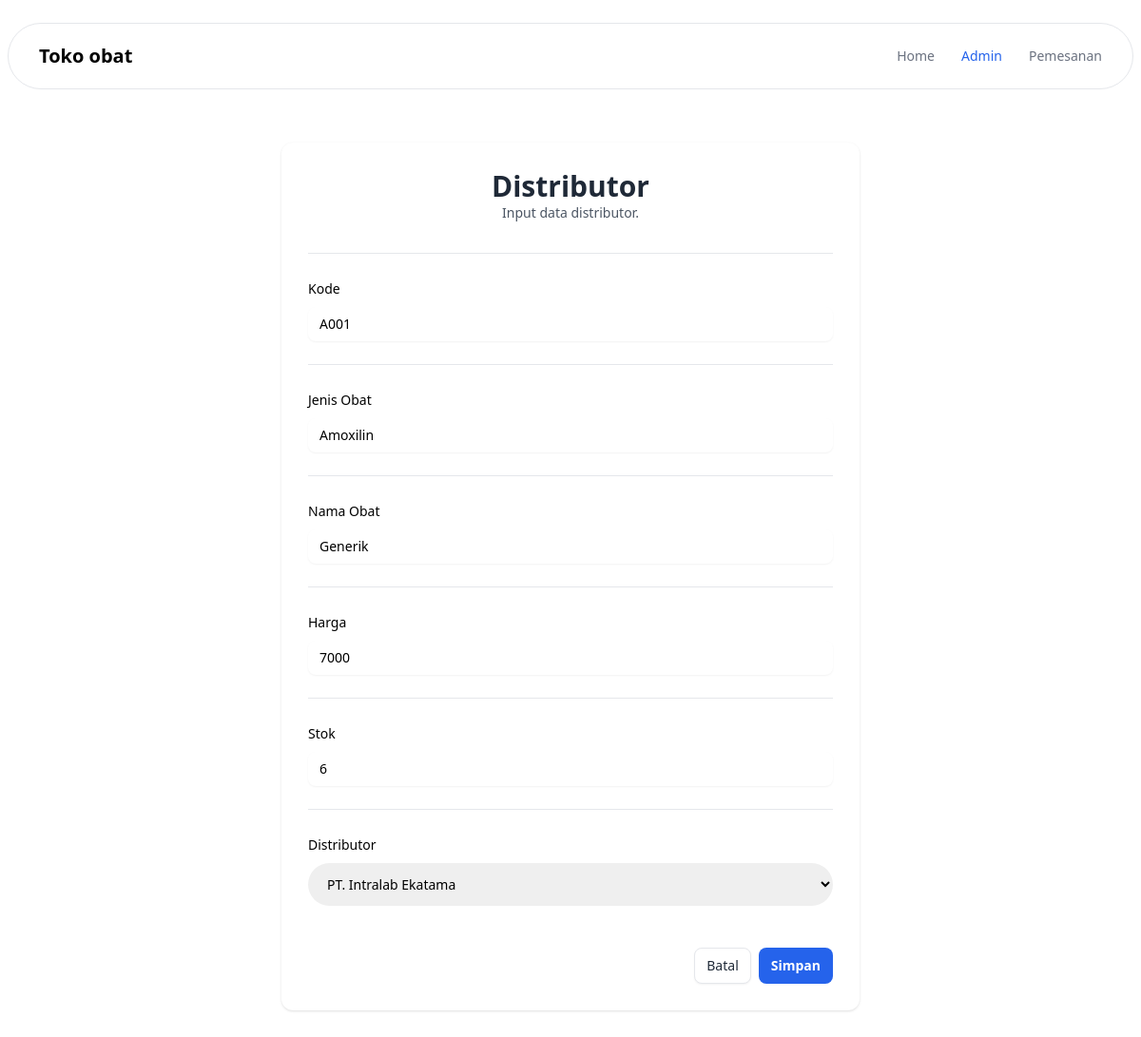
The page /obat/edit.php?id=4 on the database its author committed.
### tables this page shows
CREATE TABLE `t_obat` (
  `id` int(11) NOT NULL,
  `kode` varchar(255) NOT NULL,
  `jenis` varchar(255) NOT NULL,
  `nama` varchar(255) NOT NULL,
  `harga` int(11) NOT NULL,
  `stok` int(11) NOT NULL,
  `id_distributor` int(11) NOT NULL
);

CREATE TABLE `t_distributor` (
  `id` int(11) NOT NULL,
  `kode` varchar(255) DEFAULT NULL,
  `nama` varchar(255) DEFAULT NULL,
  `alamat` varchar(255) DEFAULT NULL,
  `email` varchar(255) DEFAULT NULL,
  `telepon` varchar(255) DEFAULT NULL,
  `pic` varchar(255) DEFAULT NULL
);

### functions.php (called while the page is built, shortened)
<?php
$conn = mysqli_connect("localhost", "root", "", "toko_obat");
function query($query)
{
  global $conn;
  $result = mysqli_query($conn, $query);
  $rows = [];
  while ($row = mysqli_fetch_assoc($result)) {
    $rows[] = $row;
  }
  return $rows;
}

### obat/edit.php (the view, shortened to what this page needs)
<?php
require '../functions.php';
$id = $_GET['id'];
$data = query("SELECT * FROM t_obat WHERE id = $id")[0];
$data_distributor = query("SELECT * FROM t_distributor");
?>
<!DOCTYPE html>
<html>
<head>
    <link href="../output.css" rel="stylesheet">
</head>
<body>
    <header class="z-50 flex flex-wrap w-full text-sm md:justify-start md:flex-nowrap">
        <nav class="mt-6 relative max-w-[85rem] w-full bg-white border border-gray-200 rounded-[36px] mx-2 py-3 px-4 md:flex md:items-center md:justify-between md:py-0 md:px-6 lg:px-8 xl:mx-auto dark:bg-neutral-800 dark:border-neutral-700" aria-label="Global">
            <div class="flex items-center justify-between">
                <a class="flex-none text-xl font-semibold dark:text-white" href="../index.php" aria-label="Brand">Toko obat</a>
            </div>
            <div id="navbar-collapse-with-animation" class="hidden overflow-hidden transition-all duration-300 hs-collapse basis-full grow md:block">
                <div class="flex flex-col mt-5 gap-y-4 gap-x-0 md:flex-row md:items-center md:justify-end md:gap-y-0 md:gap-x-7 md:mt-0 md:ps-7">
                    <a class="font-medium text-gray-500 hover:text-gray-400 md:py-6 dark:text-neutral-400 dark:hover:text-neutral-500" href="../index.php">Home</a>
                    <a class="font-medium text-blue-600 md:py-6 dark:text-blue-500" href="../admin.php" aria-current="page">Admin</a>
                    <a class="font-medium text-gray-500 hover:text-gray-400 md:py-6 dark:text-neutral-400 dark:hover:text-neutral-500" href="../pemesanan.php">Pemesanan</a>
                </div>
            </div>
        </nav>
    </header>
    <main id="content">
        <div class="max-w-2xl px-4 py-10 mx-auto sm:px-6 lg:px-8 lg:py-14">
            <div class="p-4 bg-white shadow rounded-xl sm:p-7 dark:bg-neutral-900">
                <div class="mb-8 text-center">
                    <h2 class="text-2xl font-bold text-gray-800 md:text-3xl dark:text-neutral-200">
                        Distributor
                    </h2>
                    <p class="text-sm text-gray-600 dark:text-neutral-400">
                        Input data distributor.
                    </p>
                </div>
                <form method="POST" action="">
                    <div class="py-6 border-t border-gray-200 first:pt-0 last:pb-0 first:border-transparent dark:border-neutral-700 dark:first:border-transparent">
                        <label for="kode" class="inline-block text-sm font-medium dark:text-white">
                            Kode
                        </label>
                        <div class="mt-2 space-y-3">
                            <input value="<?= $data['kode'] ?>" id="kode" type="text" class="block w-full px-3 py-2 text-sm border-gray-200 rounded-lg shadow-sm pe-11 focus:border-blue-500 focus:ring-blue-500 disabled:opacity-50 disabled:pointer-events-none dark:bg-neutral-900 dark:border-neutral-700 dark:text-neutral-400 dark:placeholder-neutral-500 dark:focus:ring-neutral-600" name="kode" placeholder="Kode Obat">
                        </div>
                    </div>
                    <div class="py-6 border-t border-gray-200 first:pt-0 last:pb-0 first:border-transparent dark:border-neutral-700 dark:first:border-transparent">
                        <label for="jenis" class="inline-block text-sm font-medium dark:text-white">
                            Jenis Obat
                        </label>
                        <div class="mt-2 space-y-3">
                            <input value="<?= $data['jenis'] ?>" id="jenis" type="text" class="block w-full px-3 py-2 text-sm border-gray-200 rounded-lg shadow-sm pe-11 focus:border-blue-500 focus:ring-blue-500 disabled:opacity-50 disabled:pointer-events-none dark:bg-neutral-900 dark:border-neutral-700 dark:text-neutral-400 dark:placeholder-neutral-500 dark:focus:ring-neutral-600" name="jenis" placeholder="Jenis Obat">
                        </div>
                    </div>
                    <div class="py-6 border-t border-gray-200 first:pt-0 last:pb-0 first:border-transparent dark:border-neutral-700 dark:first:border-transparent">
                        <label for="nama" class="inline-block text-sm font-medium dark:text-white">
                            Nama Obat
                        </label>
                        <div class="mt-2 space-y-3">
                            <input value="<?= $data['nama'] ?>" id="nama" type="text" class="block w-full px-3 py-2 text-sm border-gray-200 rounded-lg shadow-sm pe-11 focus:border-blue-500 focus:ring-blue-500 disabled:opacity-50 disabled:pointer-events-none dark:bg-neutral-900 dark:border-neutral-700 dark:text-neutral-400 dark:placeholder-neutral-500 dark:focus:ring-neutral-600" name="nama" placeholder="Nama Obat">
                        </div>
                    </div>
                    <div class="py-6 border-t border-gray-200 first:pt-0 last:pb-0 first:border-transparent dark:border-neutral-700 dark:first:border-transparent">
                        <label for="harga" class="inline-block text-sm font-medium dark:text-white">
                            Harga
                        </label>
                        <div class="mt-2 space-y-3">
                            <input value="<?= $data['harga'] ?>" id="harga" type="number" class="block w-full px-3 py-2 text-sm border-gray-200 rounded-lg shadow-sm pe-11 focus:border-blue-500 focus:ring-blue-500 disabled:opacity-50 disabled:pointer-events-none dark:bg-neutral-900 dark:border-neutral-700 dark:text-neutral-400 dark:placeholder-neutral-500 dark:focus:ring-neutral-600" name="harga" placeholder="Harga">
                        </div>
                    </div>
                    <div class="py-6 border-t border-gray-200 first:pt-0 last:pb-0 first:border-transparent dark:border-neutral-700 dark:first:border-transparent">
                        <label for="stok" class="inline-block text-sm font-medium dark:text-white">
                            Stok
                        </label>
                        <div class="mt-2 space-y-3">
                            <input value="<?= $data['stok'] ?>" id="stok" type="number" class="block w-full px-3 py-2 text-sm border-gray-200 rounded-lg shadow-sm pe-11 focus:border-blue-500 focus:ring-blue-500 disabled:opacity-50 disabled:pointer-events-none dark:bg-neutral-900 dark:border-neutral-700 dark:text-neutral-400 dark:placeholder-neutral-500 dark:focus:ring-neutral-600" name="stok" placeholder="Stok">
                        </div>
                    </div>
                    <div class="py-6 border-t border-gray-200 first:pt-0 last:pb-0 first:border-transparent dark:border-neutral-700 dark:first:border-transparent">
                        <label for="distributor" class="inline-block text-sm font-medium dark:text-white">
                            Distributor
                        </label>
                        <div class="mt-2 space-y-3">
                            <select id="distributor" class="block w-full px-4 py-3 text-sm border-gray-200 rounded-full pe-9 focus:border-blue-500 focus:ring-blue-500 disabled:opacity-50 disabled:pointer-events-none dark:bg-neutral-900 dark:border-neutral-700 dark:text-neutral-400 dark:placeholder-neutral-500 dark:focus:ring-neutral-600" name="distributor">
                                <?php
                                $id_distributor = $data['id_distributor'];
                                ?>
                                <?php foreach ($data_distributor as $row) : ?>
                                    <option value="<?= $row['id'] ?>" <?= $row['id'] == $id_distributor ? 'selected' : '' ?>><?= $row['nama'] ?></option>
                                <?php endforeach; ?>
                            </select>
                        </div>
                    </div>
                    <div class="flex justify-end mt-5 gap-x-2">
                        <button type="button" class="inline-flex items-center px-3 py-2 text-sm font-medium text-gray-800 bg-white border border-gray-200 rounded-lg shadow-sm gap-x-2 hover:bg-gray-50 disabled:opacity-50 disabled:pointer-events-none dark:bg-neutral-900 dark:border-neutral-700 dark:text-white dark:hover:bg-neutral-800">
                            <a href="../admin.php"> Batal </a>
                        </button>
                        <button type="submit" name="submit" class="inline-flex items-center px-3 py-2 text-sm font-semibold text-white bg-blue-600 border border-transparent rounded-lg gap-x-2 hover:bg-blue-700 disabled:opacity-50 disabled:pointer-events-none">
                            Simpan
                        </button>
                    </div>
                </form>
            </div>
        </div>
    </main>
</body>
</html>

### rows shown on the page
t_obat: kode "A001", jenis "Amoxilin", nama "Generik", harga "7000", stok "6", distributor "PT. Intralab Ekatama"
